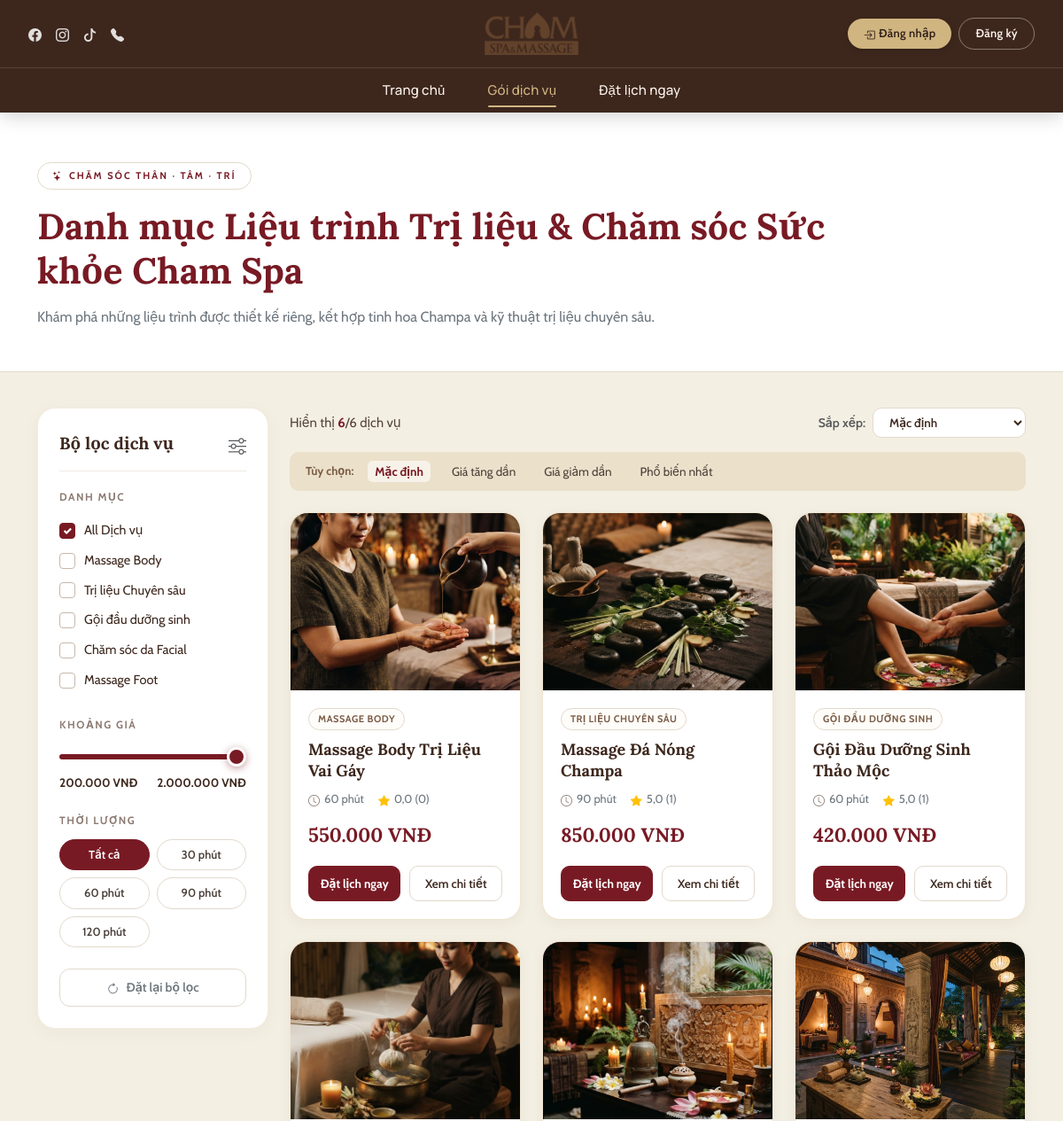
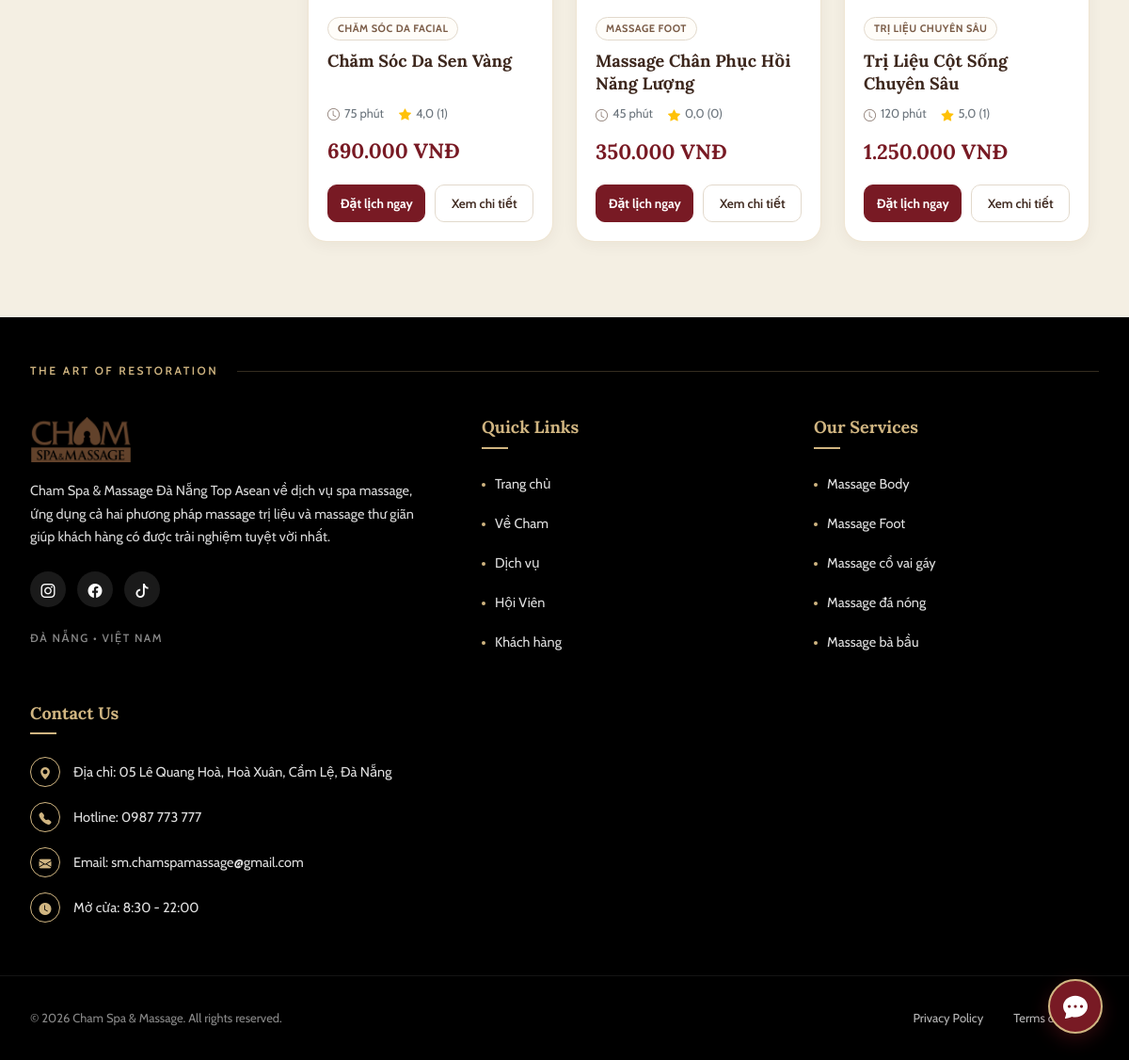
Page /services/ on the committed database (2 pictures, top to bottom).
### core/models.py (models this page shows, shortened)
class Category(models.Model):
    STATUS_CHOICES = [
        ('Active', 'Hoạt động'),
        ('Inactive', 'Ẩn'),
    ]
    name = models.CharField(max_length=255, verbose_name="Tên danh mục")
    slug = models.SlugField(max_length=255, unique=True, verbose_name="Đường dẫn thân thiện (Slug)")
    status = models.CharField(max_length=50, choices=STATUS_CHOICES, default='Active', verbose_name="Trạng thái")
    created_at = models.DateTimeField(auto_now_add=True, verbose_name="Thời điểm tạo danh mục")
    updated_at = models.DateTimeField(auto_now=True, verbose_name="Thời điểm cập nhật gần nhất")
    class Meta:
        db_table = "chamspa_category"
        verbose_name = "Danh mục dịch vụ"
        verbose_name_plural = "MOD-03: 4. Danh mục dịch vụ (Categories)"

class Service(models.Model):
    STATUS_CHOICES = [
        ('Hoạt động', 'Hoạt động'),
        ('Ngừng hoạt động', 'Ngừng hoạt động'),
    ]
    category = models.ForeignKey(Category, on_delete=models.CASCADE, related_name='services',
                                 verbose_name="Danh mục phân loại")
    name = models.CharField(max_length=255, verbose_name="Tên dịch vụ")
    slug = models.SlugField(max_length=255, unique=True, verbose_name="Đường dẫn thân thiện (Slug)")
    thumbnail_url = models.CharField(max_length=500, null=True, blank=True, verbose_name="Đường dẫn ảnh đại diện chính")
    description = models.TextField(null=True, blank=True, verbose_name="Mô tả chi tiết liệu trình & công dụng")
    price_vnd = models.DecimalField(max_digits=15, decimal_places=2, verbose_name="Giá niêm yết (VNĐ)")
    duration_minutes = models.IntegerField(verbose_name="Thời lượng thực hiện (phút)")
    status = models.CharField(max_length=50, choices=STATUS_CHOICES, default='Hoạt động',
                              verbose_name="Trạng thái hiển thị")
    rating_avg = models.DecimalField(max_digits=2, decimal_places=1, default=0.0,
                                     verbose_name="Điểm đánh giá sao TB (1.0 - 5.0)")
    review_count = models.IntegerField(default=0, verbose_name="Tổng số lượt đánh giá")
    created_at = models.DateTimeField(auto_now_add=True, verbose_name="Thời điểm tạo dịch vụ")
    updated_at = models.DateTimeField(auto_now=True, verbose_name="Thời điểm cập nhật gần nhất")
    class Meta:
        db_table = "chamspa_service"
        verbose_name = "Dịch vụ Spa"
        verbose_name_plural = "MOD-03: 5. Dịch vụ Spa (Services)"

### services/views.py (the view)
# urls.py: path('', views.service_list_view, name='service_list'),
def service_list_view(request):
    categories = Category.objects.filter(status__in=['Active', 'Hoạt động']).order_by('id')
    services_qs = Service.objects.filter(status='Hoạt động').select_related('category').prefetch_related('images').order_by('id')
    min_price = 200000
    max_price = 2000000
    durations = [30, 45, 60, 75, 90, 120]
    services_list = []
    for s in services_qs:
        formatted_price = f"{int(s.price_vnd):,}".replace(',', '.') + " VNĐ"
        s.formatted_price = formatted_price
        services_list.append({
            'id': s.id,
            'name': s.name,
            'slug': s.slug,
            'category_id': s.category_id,
            'category_name': s.category.name,
            'category_slug': s.category.slug,
            'thumbnail_url': s.thumbnail_url or '/static/images/treatment_1.png',
            'price_vnd': float(s.price_vnd),
            'formatted_price': formatted_price,
            'duration_minutes': s.duration_minutes,
            'rating_avg': float(s.rating_avg),
            'review_count': s.review_count,
            'description': s.description or ''
        })
    context = {
        'categories': categories,
        'services': services_qs,
        'services_data': services_list,
        'services_json': json.dumps(services_list, ensure_ascii=False),
        'total_services': services_qs.count(),
        'min_price': min_price,
        'max_price': max_price,
        'durations': durations,
    }
    return render(request, 'services/service_list.html', context)

### templates/services/service_list.html (shortened to what this page needs)
{% extends "layouts/public_layout.html" %}
{% load static %}
{% block body_class %}page-services-service-list{% endblock %}
{% block content %}
<section class="services-hero-section">
    <div class="container">
        <div class="hero-pill-badge">
            <i class="bi bi-stars"></i> CHĂM SÓC THÂN · TÂM · TRÍ
        </div>
        <h1 class="hero-main-title">
            Danh mục Liệu trình Trị liệu & Chăm sóc Sức khỏe Cham Spa
        </h1>
        <p class="hero-subtitle">
            Khám phá những liệu trình được thiết kế riêng, kết hợp tinh hoa Champa và kỹ thuật trị liệu chuyên sâu.
        </p>
    </div>
</section>
<section class="services-main-wrapper">
    <div class="container">
        <div class="row g-4">
            <div class="col-lg-3">
                <div class="filter-sidebar-card">
                    <div class="filter-card-header">
                        <h3 class="filter-card-title">
                            Bộ lọc dịch vụ
                        </h3>
                        <i class="bi bi-sliders fs-5 text-muted"></i>
                    </div>
                    <div class="mb-4">
                        <div class="filter-section-title">DANH MỤC</div>
                        <div id="categoryFilterContainer">
                            <div class="custom-filter-checkbox active" data-slug="all">
                                <div class="custom-checkbox-box"></div>
                                <span>All Dịch vụ</span>
                            </div>
                            {% for cat in categories %}
                            <div class="custom-filter-checkbox" data-slug="{{ cat.slug }}">
                                <div class="custom-checkbox-box"></div>
                                <span>{{ cat.name }}</span>
                            </div>
                            {% endfor %}
                        </div>
                    </div>
                    <div class="mb-4">
                        <div class="filter-section-title">KHOẢNG GIÁ</div>
                        <div class="cham-price-range-wrapper">
                            <input type="range" class="cham-price-slider" id="priceRangeInput" min="{{ min_price }}"
                                max="{{ max_price }}" step="50000" value="{{ max_price }}"
                                aria-label="Lọc theo khoảng giá tối đa">
                        </div>
                        <div class="price-display-wrapper mt-2">
                            <span>200.000 VNĐ</span>
                            <span id="maxPriceLabel">2.000.000 VNĐ</span>
                        </div>
                    </div>
                    <div class="mb-4">
                        <div class="filter-section-title">THỜI LƯỢNG</div>
                        <div class="duration-chips-grid">
                            <button type="button" class="duration-chip-btn active" data-duration="">Tất cả</button>
                            <button type="button" class="duration-chip-btn" data-duration="30">30 phút</button>
                            <button type="button" class="duration-chip-btn" data-duration="60">60 phút</button>
                            <button type="button" class="duration-chip-btn" data-duration="90">90 phút</button>
                            <button type="button" class="duration-chip-btn" data-duration="120">120 phút</button>
                        </div>
                    </div>
                    <button type="button" class="btn-reset-filter" id="btnResetFilters">
                        <i class="bi bi-arrow-clockwise"></i> Đặt lại bộ lọc
                    </button>
                </div>
            </div>
            <div class="col-lg-9">
                <div class="services-top-bar">
                    <div class="services-count-text">
                        Hiển thị <strong id="currentDisplayedCount">{{ total_services }}</strong>/{{ total_services }}
                        dịch vụ
                    </div>
                    <div class="d-flex align-items-center gap-2">
                        <span class="text-muted small fw-semibold">Sắp xếp:</span>
                        <select class="sort-select-dropdown" id="sortSelect">
                            <option value="default" selected>Mặc định</option>
                        </select>
                    </div>
                </div>
                <div class="quick-options-strip">
                    <span class="quick-opt-label">Tùy chọn:</span>
                    <a href="javascript:void(0)" class="quick-opt-item active" data-sort="default">Mặc định</a>
                    <a href="javascript:void(0)" class="quick-opt-item" data-sort="price_asc">Giá tăng dần</a>
                    <a href="javascript:void(0)" class="quick-opt-item" data-sort="price_desc">Giá giảm dần</a>
                    <a href="javascript:void(0)" class="quick-opt-item" data-sort="popular">Phổ biến nhất</a>
                </div>
                <div class="row row-cols-1 row-cols-md-2 row-cols-xl-3 g-4" id="servicesGrid">
                    {% for svc in services %}
                    <div class="col service-item-col" data-id="{{ svc.id }}" data-category="{{ svc.category.slug }}"
                        data-price="{{ svc.price_vnd }}" data-duration="{{ svc.duration_minutes }}">
                        <div class="service-card">
                            <div class="service-thumb-box" style="cursor: pointer;"
                                onclick="openServiceDetailModal('{{ svc.slug }}')">
                                <img src="{{ svc.thumbnail_url|default:'/static/images/treatment_1.png' }}?v=2"
                                    alt="{{ svc.name }}" class="service-thumb-img" loading="lazy">
                            </div>
                            <div class="service-card-body">
                                <div class="service-meta-top">
                                    <span class="service-category-badge">{{ svc.category.name }}</span>
                                </div>
                                <h3 class="service-name-title" title="{{ svc.name }}" style="cursor: pointer;"
                                    onclick="openServiceDetailModal('{{ svc.slug }}')">{{ svc.name }}</h3>
                                <div class="service-specs-row">
                                    <div class="service-spec-item">
                                        <i class="bi bi-clock"></i>
                                        <span>{{ svc.duration_minutes }} phút</span>
                                    </div>
                                    <div class="service-spec-item">
                                        <i class="bi bi-star-fill text-warning"></i>
                                        <span>{{ svc.rating_avg }} ({{ svc.review_count }})</span>
                                    </div>
                                </div>
                                <div class="service-price-amount">
                                    {{ svc.formatted_price|default:svc.price_vnd }}
                                </div>
                                <div class="service-actions-row">
                                    <a href="{% url 'appointment:booking' %}?service={{ svc.id }}"
                                        class="btn-card-book">
                                        Đặt lịch ngay
                                    </a>
                                    <button type="button" class="btn-card-detail" data-bs-toggle="modal"
                                        data-bs-target="#serviceDetailModal"
                                        onclick="openServiceDetailModal('{{ svc.slug }}')">
                                        Xem chi tiết
                                    </button>
                                </div>
                            </div>
                        </div>
                    </div>
                    {% endfor %}
                </div>
            </div>
        </div>
    </div>
</section>
{% endblock %}

### rows in the picture
Category: name "Massage Body"
Category: name "Trị liệu Chuyên sâu"
Category: name "Gội đầu dưỡng sinh"
Category: name "Chăm sóc da Facial"
Category: name "Massage Foot"
Service: thumbnail_url (picture), category.name "MASSAGE BODY", name "Massage Body Trị Liệu Vai Gáy", duration_minutes "60", rating_avg "0,0", review_count "0", formatted_price "550.000 VNĐ"
Service: thumbnail_url (picture), category.name "TRỊ LIỆU CHUYÊN SÂU", name "Massage Đá Nóng Champa", duration_minutes "90", rating_avg "5,0", review_count "1", formatted_price "850.000 VNĐ"
Service: thumbnail_url (picture), category.name "GỘI ĐẦU DƯỠNG SINH", name "Gội Đầu Dưỡng Sinh Thảo Mộc", duration_minutes "60", rating_avg "5,0", review_count "1", formatted_price "420.000 VNĐ"
Service: thumbnail_url (picture), category.name "CHĂM SÓC DA FACIAL", name "Chăm Sóc Da Sen Vàng", duration_minutes "75", rating_avg "4,0", review_count "1", formatted_price "690.000 VNĐ"
Service: thumbnail_url (picture), category.name "MASSAGE FOOT", name "Massage Chân Phục Hồi Năng Lượng", duration_minutes "45", rating_avg "0,0", review_count "0", formatted_price "350.000 VNĐ"
Service: thumbnail_url (picture), category.name "TRỊ LIỆU CHUYÊN SÂU", name "Trị Liệu Cột Sống Chuyên Sâu", duration_minutes "120", rating_avg "5,0", review_count "1", formatted_price "1.250.000 VNĐ"

### other values in the picture
{{ total_services }} "6"
